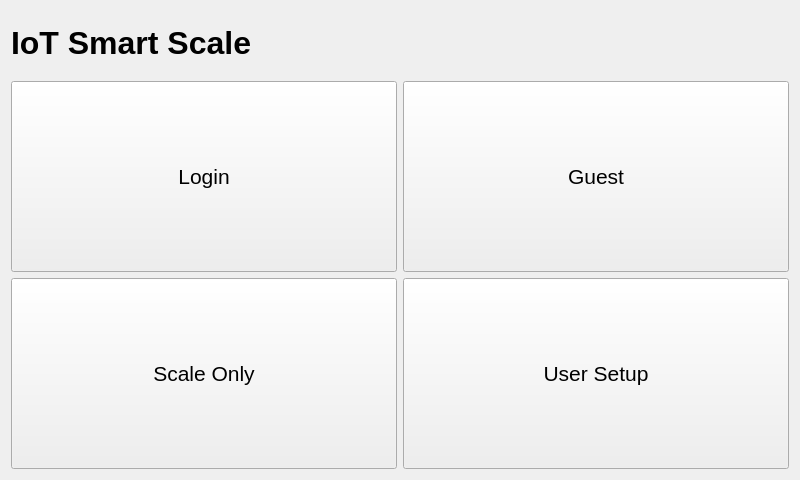
<?xml version="1.0" encoding="UTF-8"?>
<ui version="4.0">
 <class>mainMenu</class>
 <widget class="QWidget" name="mainMenu">
  <property name="geometry">
   <rect>
    <x>0</x>
    <y>0</y>
    <width>800</width>
    <height>480</height>
   </rect>
  </property>
  <property name="windowTitle">
   <string>mainMenu</string>
  </property>
  <layout class="QGridLayout" name="gridLayout">
   <item row="0" column="0">
    <widget class="QLabel" name="lbl_title">
     <property name="minimumSize">
      <size>
       <width>341</width>
       <height>20</height>
      </size>
     </property>
     <property name="font">
      <font>
       <family>Helvetica Neue</family>
       <pointsize>24</pointsize>
       <weight>75</weight>
       <bold>true</bold>
      </font>
     </property>
     <property name="text">
      <string>IoT Smart Scale</string>
     </property>
    </widget>
   </item>
   <item row="1" column="0">
    <widget class="QPushButton" name="btn_login">
     <property name="minimumSize">
      <size>
       <width>341</width>
       <height>191</height>
      </size>
     </property>
     <property name="font">
      <font>
       <family>Helvetica Neue</family>
       <pointsize>16</pointsize>
      </font>
     </property>
     <property name="text">
      <string>Login</string>
     </property>
    </widget>
   </item>
   <item row="1" column="1">
    <widget class="QPushButton" name="btn_guest">
     <property name="minimumSize">
      <size>
       <width>341</width>
       <height>191</height>
      </size>
     </property>
     <property name="font">
      <font>
       <family>Helvetica Neue</family>
       <pointsize>16</pointsize>
      </font>
     </property>
     <property name="text">
      <string>Guest</string>
     </property>
    </widget>
   </item>
   <item row="2" column="0">
    <widget class="QPushButton" name="btn_scaleOnly">
     <property name="minimumSize">
      <size>
       <width>341</width>
       <height>191</height>
      </size>
     </property>
     <property name="font">
      <font>
       <family>Helvetica Neue</family>
       <pointsize>16</pointsize>
      </font>
     </property>
     <property name="text">
      <string>Scale Only</string>
     </property>
    </widget>
   </item>
   <item row="2" column="1">
    <widget class="QPushButton" name="btn_userSetup">
     <property name="minimumSize">
      <size>
       <width>341</width>
       <height>191</height>
      </size>
     </property>
     <property name="font">
      <font>
       <family>Helvetica Neue</family>
       <pointsize>16</pointsize>
      </font>
     </property>
     <property name="text">
      <string>User Setup</string>
     </property>
    </widget>
   </item>
  </layout>
 </widget>
 <layoutdefault spacing="6" margin="11"/>
 <resources/>
 <connections/>
</ui>
